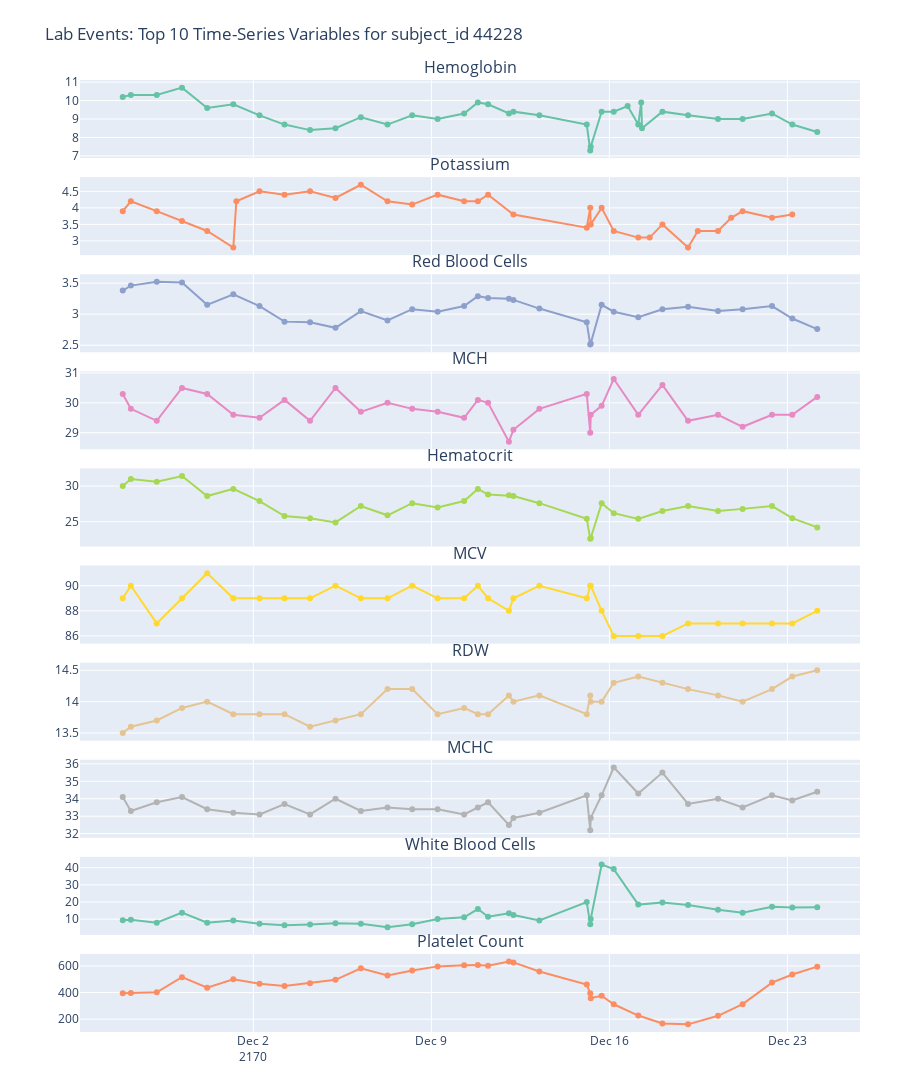
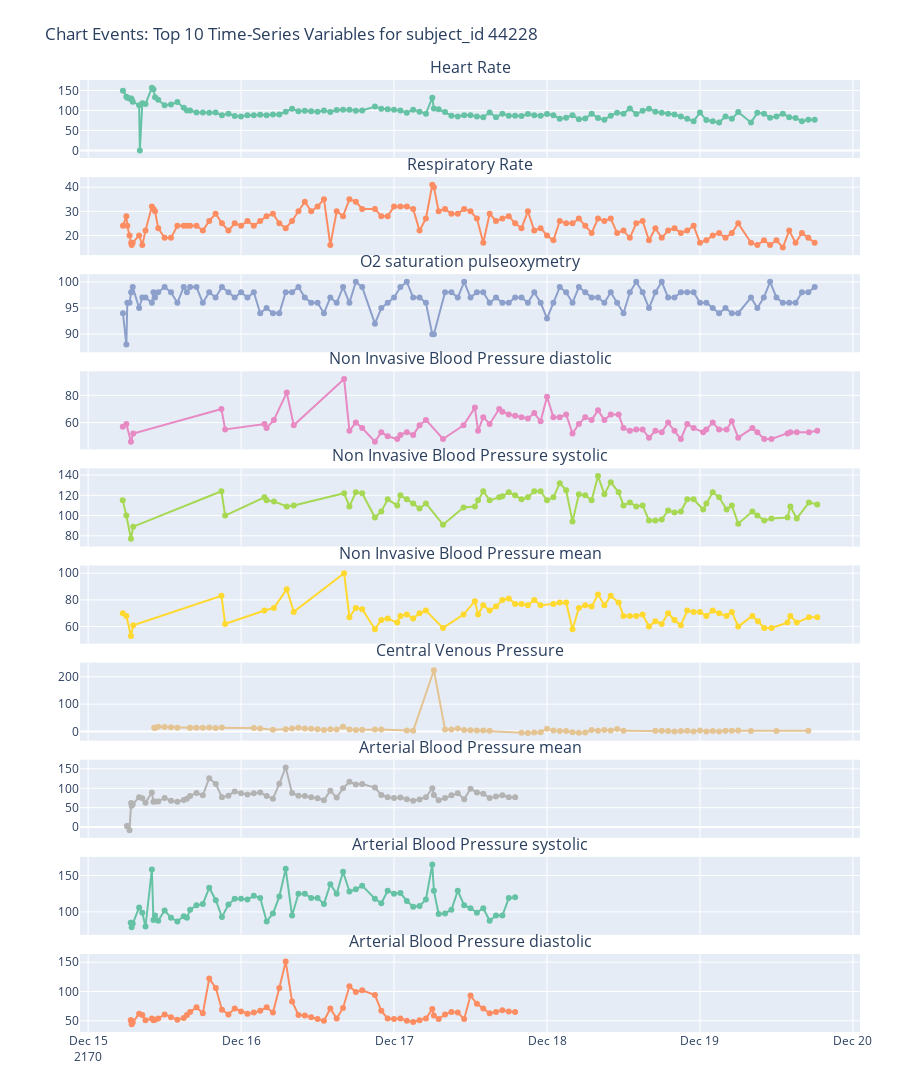

The notebook cell saved with these charts, in order:
### Code cell
import pandas as pd
import plotly.graph_objects as go
import plotly.express as px

# Re-split into labs and charts after loading data
labs_df = filtered_df[filtered_df['source'] == 'labevents'].copy()
charts_df = filtered_df[filtered_df['source'] == 'chartevents'].copy()

# Function to create one subplot per event_label with its own Y-axis scaling
# Updated plotting function: remove redundant Y-axis label since it's already in subplot titles

from plotly.subplots import make_subplots
import plotly.graph_objects as go
import plotly.express as px
import pandas as pd

# Function to create small multiples with subplot titles only (no Y-axis labels)
def create_clean_small_multiples(df, title_prefix, subject_id):
    top_labels = df['event_label'].value_counts().head(10).index.tolist()
    df = df[df['event_label'].isin(top_labels)].copy()
    df['valuenum'] = pd.to_numeric(df['valuenum'], errors='coerce')
    df = df.sort_values(['event_label', 'event_time'])
    df['delta'] = df.groupby('event_label')['valuenum'].diff().round(2)

    fig = make_subplots(
        rows=len(top_labels), cols=1, shared_xaxes=True,
        vertical_spacing=0.02, subplot_titles=top_labels
    )

    palette = px.colors.qualitative.Set2

    for i, label in enumerate(top_labels):
        label_df = df[df['event_label'] == label].sort_values('event_time')
        color = palette[i % len(palette)]

        fig.add_trace(go.Scatter(
            x=label_df['event_time'],
            y=label_df['valuenum'],
            mode='lines+markers',
            name=label,
            marker=dict(size=6, color=color),
            line=dict(color=color),
            customdata=label_df[['delta', 'valuenum']],
            hovertemplate=(
                f"<b>{label}</b><br>" +
                "Time: %{x|%Y-%m-%d %H:%M}<br>" +
                "Value: %{customdata[1]:.2f}<br>" +
                "Δ from previous: %{customdata[0]:+.2f}<br>"
            ),
            showlegend=False
        ), row=i+1, col=1)

        # Remove y-axis title for cleaner layout
        fig.update_yaxes(title_text="", row=i+1, col=1)

    fig.update_layout(
        title=f"{title_prefix}: Top 10 Time-Series Variables for subject_id {subject_id}",
        height=300 + 120 * len(top_labels),
        margin=dict(t=80, b=60, l=80, r=40),
        hovermode='closest',
        showlegend=False
    )

    return fig

# Now regenerate the cleaned plots if data is still available
labs_fig = create_clean_small_multiples(labs_df, "Lab Events", subject_id)
charts_fig = create_clean_small_multiples(charts_df, "Chart Events", subject_id)

labs_fig.show()
charts_fig.show()
